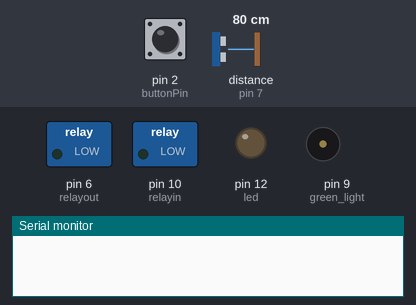
Simulated run of this sketch. Board: Arduino Uno, built with avr-gcc and run on an emulated ATmega328P. Parts: switched loads named in the sketch (green lamp = pin HIGH), output pins drawn as LEDs (lit = HIGH), buzzer (waves = sounding), the last lines printed to the serial monitor. Inputs (shaded band) come from the test bench; at power-on: pin 2 (buttonPin) LOW, distance to the obstacle (sensor on pin 7) 80 cm. The echo pulse lasts 58.3 µs per cm; pins used as bus, display or sensor lines are not drawn.

Above: at 0.8 s.
0.9 s: pin 2 (buttonPin) pulled HIGH for 0.15 s
At 2.7 s:
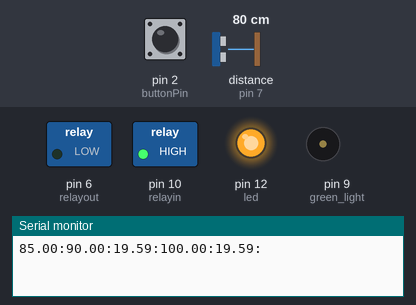
4.0 s: distance to the obstacle (sensor on pin 7) set to 16 cm
7.0 s: distance to the obstacle (sensor on pin 7) set to 13 cm
At 7.7 s:
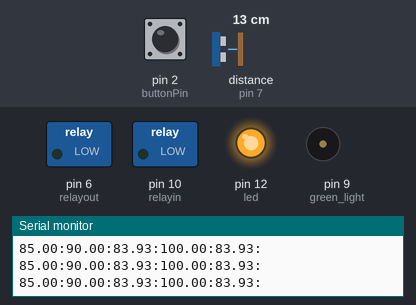
8.8 s: distance to the obstacle (sensor on pin 7) set to 11 cm
10.5 s: distance to the obstacle (sensor on pin 7) set to 8 cm
At 11.8 s:
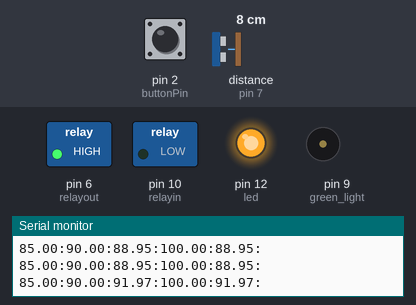
Timing chart, 0 to 13.5 s (numbered marks = the images above; inputs shaded):
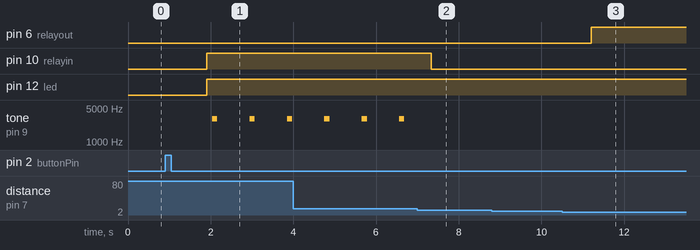

The sketch:

WaterLeveling2_Arduino_Code.ino
```cpp
float d;
float distance;
float emptyValue;
int setHeight = 0;
int led = 12;
int start = 0;
int limit = 2;

// constants won't change. They're used here to set pin numbers:
const int buttonPin = 2;     // the number of the pushbutton pin
const int ledPin =  13;      // the number of the LED pin
float bottleHeight;
// variables will change:
int buttonState = 0;         // variable for reading the pushbutton status
int val = 0;     // variable for reading the pin status

String recieved;
char character;
float height = 15;
float lowest = 10;
float tankheight = 100;
int Astvar = 0;
int num = 0;
int va;
String substr;
long duration;
float percentage;
float setpercentage;
float setheight;
float setlowest;

void setup() {
 Serial.begin(9600);
 pinMode(7,INPUT);//echo pin of ultraSonic
 pinMode(8,OUTPUT);//trig pin of ultraSonic
 pinMode(10,OUTPUT);//relayin
 pinMode(6,OUTPUT);//relayout
 pinMode(9,OUTPUT);//green light
 pinMode(led,OUTPUT);//red led
 // initialize the pushbutton pin as an input:
  pinMode(buttonPin, INPUT);
  initialization();

}


void initialization() //distance calculaion...
{
  while(1)
{

  val = digitalRead(buttonPin);  // read input value
  if (val == HIGH)
  // check if the input is HIGH (button released)
  {
     digitalWrite(ledPin, HIGH);  // turn LED ON
    digitalWrite(8,HIGH);
    delayMicroseconds(8);
    digitalWrite(8,LOW);
    delayMicroseconds(2);
    d=pulseIn(7,HIGH);
    //d=d/69;
    d = (d/2) / 29.1;
    //d=d*340/20000;

    if(d > tankheight){
        d = 0;
    }

    buttonState = digitalRead(buttonPin);

    //Serial.println("jhhh");
    bottleHeight = d;

    //Serial.println(bottleHeight);
    delay(1000);
    break;
  }
  else
  {
   digitalWrite(ledPin, LOW);  // turn LED OFF
  }
 // Serial.println("");

}
}
void vol() //distance calculaion...
{
 digitalWrite(8,HIGH);
 delayMicroseconds(8);
 digitalWrite(8,LOW);
 delayMicroseconds(2);
 d=pulseIn(7,HIGH);
 //d=d/69;
 //d = duration*0.024/2;
  //d = d/58;
  d = d/29/2;
}

void loop() {

//Serial.println("hello");

digitalWrite(led,HIGH);
while(Serial.available() > 0){
    character = Serial.read();
    recieved = recieved + character;
    //Serial.print(recieved);
    num = num + 1;
    if (character == '*'){
      Astvar = num - 1;
    }
    if (character == '|'){
      va = num -1;
    }
    delay(50);
  }

  if(recieved.length() > 0){
    //Serial.println("");
    //Serial.println(recieved);

    if (recieved.equals("Start")){
      recieved = "";
      num = 0;
    }
    else if(va = recieved.length()-1){
      //Serial.println(recieved);
      substr = recieved;
      substr = substr.substring(0, Astvar);
      //Serial.println(substr);
        if (substr.equals("Height")){
          recieved  = recieved.substring(Astvar+1, recieved.length()-1);
          setheight = recieved.toFloat();
          //height = tankheight - setheight;
          float temp = tankheight - setheight;
          if (temp < (lowest+limit)){
            tone(9,3000);//buzzer on.....
              delay(100);
              noTone(9);
              tone(9,3000);//buzzer on.....
              delay(100);
              noTone(9);
              recieved = "";
          num = 0;
          substr = "";
          }
          else{
            height = tankheight - setheight;
             recieved = "";
          num = 0;
          substr = "";
          }
          recieved = "";
          num = 0;
          substr = "";
        }
         if (substr.equals("Lowest")){
          recieved  = recieved.substring(Astvar+1, recieved.length()-1);
          setlowest = recieved.toFloat();

          float temp = tankheight - setlowest;
          if (temp > (height-limit)){
            tone(9,3000);//light on.....
              delay(100);
              noTone(9);
              tone(9,3000);//light on.....
              delay(100);
              noTone(9);
              recieved = "";
          num = 0;
          substr = "";
          }
          else{
            lowest = tankheight - setlowest;
             recieved = "";
          num = 0;
          substr = "";
          }
          //Serial.println(lowest);
          recieved = "";
          num = 0;
          substr = "";
        }

        if (substr.equals("Tank Height")){
          recieved  = recieved.substring(Astvar+1, recieved.length()-1);
          tankheight = recieved.toFloat();
          //Serial.println(tankheight);
          recieved = "";
          num = 0;
          substr = "";
        }
        if (substr.equals("Percentage")){
          recieved  = recieved.substring(Astvar+1, recieved.length()-1);
          setpercentage = recieved.toFloat();
          float lo = ((setpercentage*tankheight)/100);
          //Serial.println(lo);
          lowest = tankheight - lo;

          height = lowest + limit;
          recieved = "";
          num = 0;
          substr = "";
        }
      Astvar = 0;
      recieved = "";
      va = 0;

    }

  }

 start = 1;

 vol();
 if(d > height)
  {
   digitalWrite(10,HIGH);// Pump On...
   delay(125);
     tone(9,3000);//buzzer on.....
     delay(125);
     noTone(9);

  }
 else if(d < height)
  {
   digitalWrite(10,LOW);// pump off...
   delay(250);

  }

if(d < lowest)
  {

   digitalWrite(6,HIGH);// Pump On...
   delay(250);
  }
 else if(d > lowest)
  {
   digitalWrite(6,LOW);// pump off...
   delay(250);

  }
  printall();
}

void printall(){
  percentage = (((tankheight-d)*100)/tankheight);
  setheight = tankheight - height;
  setlowest = tankheight - lowest;
  distance = tankheight - d;
  Serial.print(setheight);
  Serial.print(":");
  Serial.print(setlowest);
  Serial.print(":");
  Serial.print(distance);
  Serial.print(":");
  Serial.print(tankheight);
  Serial.print(":");
  Serial.print(percentage);
  Serial.print(":");
  Serial.println("");
  delay(400);

}
```

Measured:
- the behaviour switches between 15 and 14 cm on distance to the obstacle (sensor on pin 7) (found by bisection; images 1 and 2)
- the behaviour switches between 10 and 9 cm on distance to the obstacle (sensor on pin 7) (found by bisection; images 2 and 3)
- after the input at 0.9 s, pin 10 (relayin), pin 12 (led): LOW → HIGH after 1.0 s; tone on pin 9 (green_light): alternates 3000 Hz for 0.13 s and silent for 0.78 s, starting after 1.1 s
- after the input at 7.0 s, pin 10 (relayin): HIGH → LOW after 0.34 s; tone on pin 9 (green_light): stops changing and stays silent
- after the input at 10.5 s, pin 6 (relayout): LOW → HIGH after 0.70 s
